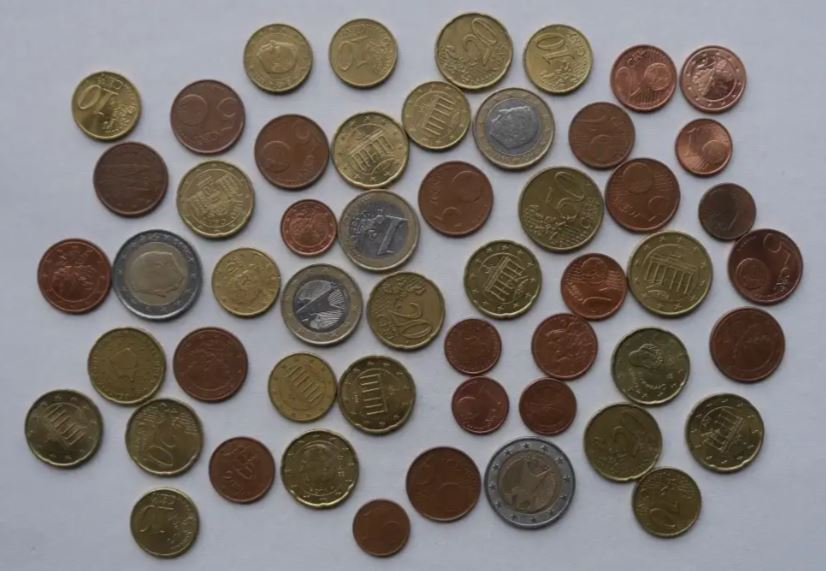
#> input picture coins_2.JPG, 826 x 571 px
$ python LR_8_task_7.py
#> lines starting #> are read from the running program, lines starting #| are printed output that depends on the picture; after the words box and inside, x2 and y2 are one past the last pixel; in counts of white or black regions, pixels touching at a corner belong together
import cv2
import numpy as np


def segment_coins(image_path):

#> called with image_path = 'coins_2.JPG'
    image = cv2.imread(image_path)
#> image is the input picture: shape (571, 826, 3); mean B, G, R 114.7, 118.8, 125.6
    original = image.copy()


    gray = cv2.cvtColor(image, cv2.COLOR_BGR2GRAY)


    ret, thresh = cv2.threshold(gray, 0, 255, cv2.THRESH_BINARY_INV + cv2.THRESH_OTSU)
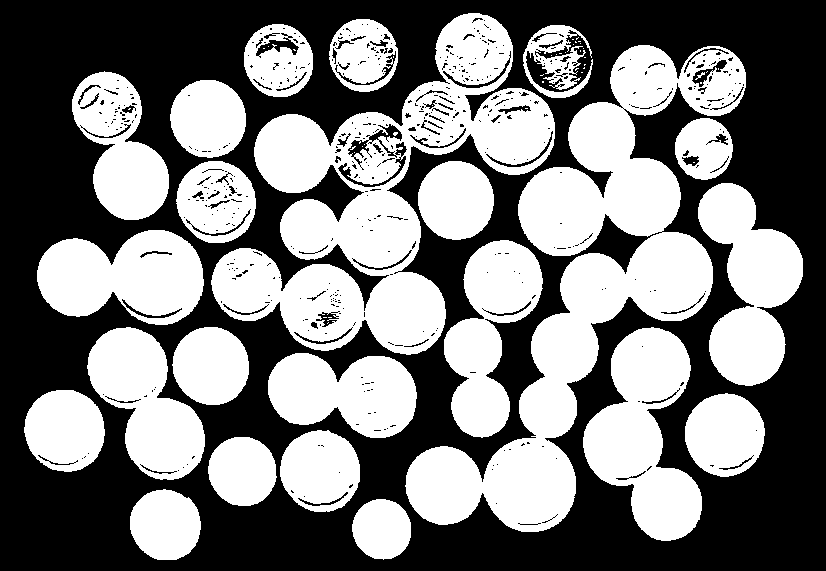
#> thresh: shape (571, 826); 47.9% white; 62 white regions (38 under 20 px), largest, box (x1, y1, x2, y2) and area: (405, 45, 746, 532) 49127, (211, 13, 555, 355) 44402, (583, 327, 702, 541) 14245
#> ret = 118


    kernel = np.ones((3, 3), np.uint8)
    opening = cv2.morphologyEx(thresh, cv2.MORPH_OPEN, kernel, iterations=2)
#> opening: shape (571, 826); 46.1% white; 54 white regions, largest, box (x1, y1, x2, y2) and area: (406, 45, 746, 532) 47943, (583, 328, 702, 541) 14120, (280, 171, 446, 355) 13370


    dist_transform = cv2.distanceTransform(opening, cv2.DIST_L2, 5)
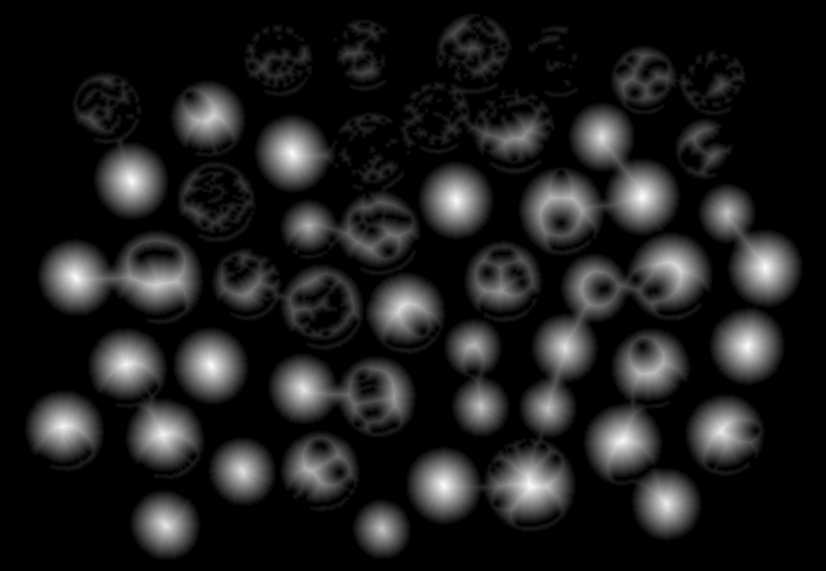
#> dist_transform: shape (571, 826) float32; min 0, max 37.95, mean 4.5; drawn with min black and max white
    ret, sure_fg = cv2.threshold(dist_transform, 0.7 * dist_transform.max(), 255, 0)
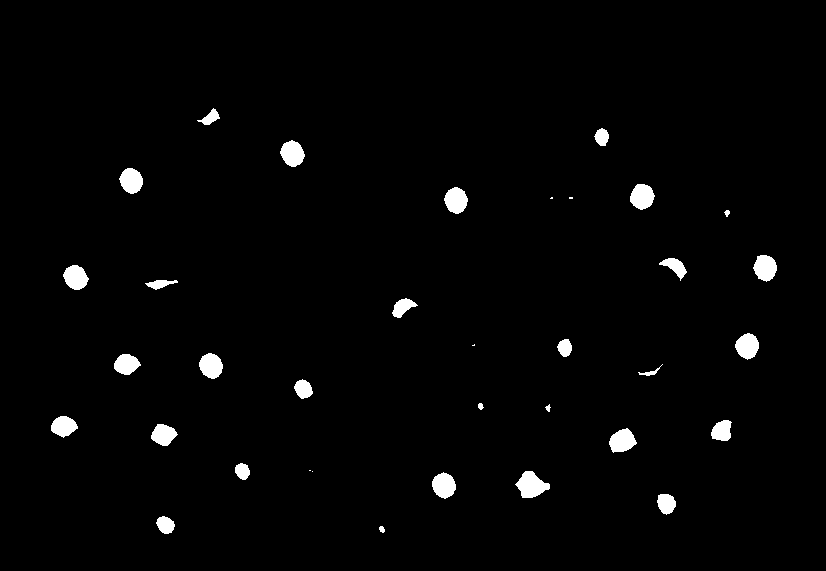
#> sure_fg: shape (571, 826) float32; 2% white; 35 white regions (5 under 20 px), largest, box (x1, y1, x2, y2) and area: (515, 471, 550, 498) 584, (630, 184, 655, 210) 480, (280, 140, 305, 167) 475
#> ret = 26.57


    sure_fg = np.uint8(sure_fg)
    sure_bg = cv2.dilate(opening, kernel, iterations=3)
#> sure_bg: shape (571, 826); 57.2% white; 30 black regions (10 under 20 px), largest, box (x1, y1, x2, y2) and area: (0, 0, 826, 571) 192294, (385, 137, 527, 324) 5433, (304, 166, 357, 212) 911
    unknown = cv2.subtract(sure_bg, sure_fg)


    ret, markers = cv2.connectedComponents(sure_fg)
#> markers: shape (571, 826) int32; 36 distinct labels, from 0 to 35
#> ret = 36
    markers = markers + 1
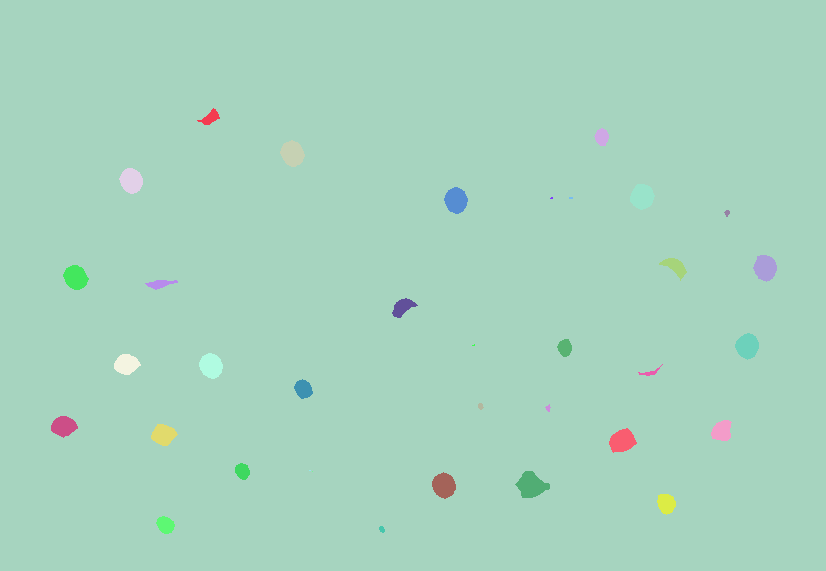
#> markers: shape (571, 826) int32; 36 distinct labels, from 1 to 36; one colour per label, 0 black
    markers[unknown == 255] = 0
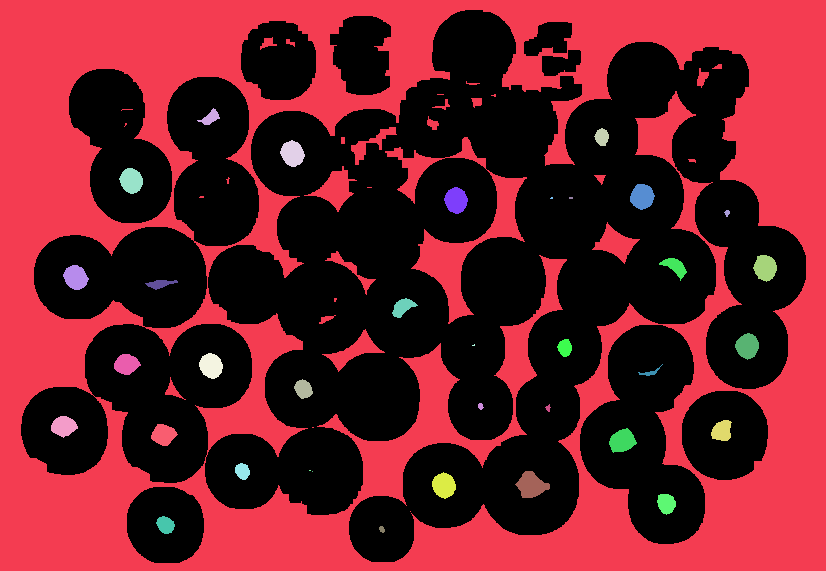
#> markers: shape (571, 826) int32; 37 distinct labels, from 0 to 36; one colour per label, 0 black
    markers = cv2.watershed(image, markers)
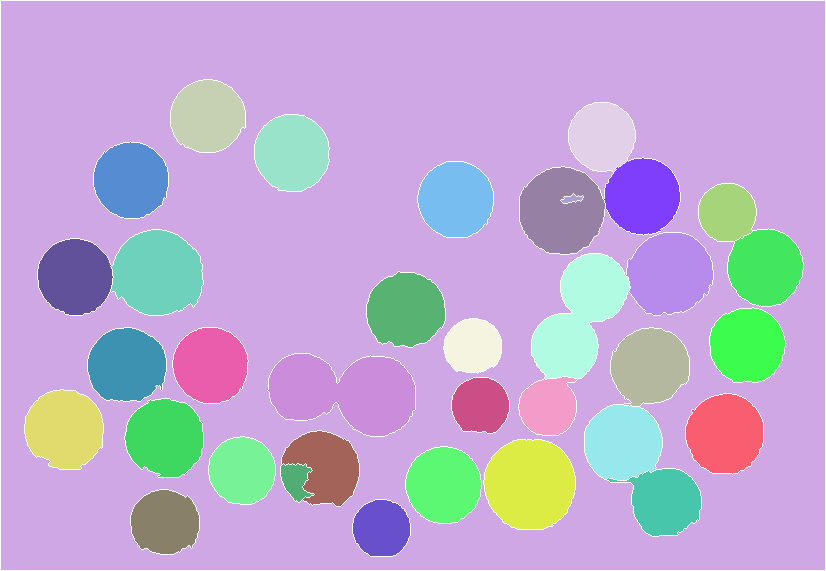
#> markers: shape (571, 826) int32; 37 distinct labels, from -1 to 36; one colour per label, 0 black, -1 white


    for coin_label in np.unique(markers):
        if coin_label == 0:
            continue

        mask = np.zeros(gray.shape, dtype=np.uint8)
        mask[markers == coin_label] = 255


        contours, _ = cv2.findContours(mask, cv2.RETR_EXTERNAL, cv2.CHAIN_APPROX_SIMPLE)


        color = (np.random.randint(0, 256), np.random.randint(0, 256), np.random.randint(0, 256))


        cv2.drawContours(original, contours, -1, color, 2)
#> this loop made 37 passes
#> color on passes 3 to 14: (195, 103, 9), (211, 21, 242), (36, 87, 70), (216, 88, 140), (58, 193, 230), (39, 87, 174), (88, 81, 165), (25, 77, 72), (9, 148, 115), (208, 243, 197), (254, 79, 175), (192, 82, 99)
#> (coin_label, contours, color) on pass 1: (-1, [[[0, 0], [0, 570], [825, 570], [825, 0]]], (172, 47, 117))
#> mask: shape (571, 826); 0.55% white; 1 white region, box (x1, y1, x2, y2) and area: (353, 500, 410, 556) 2582
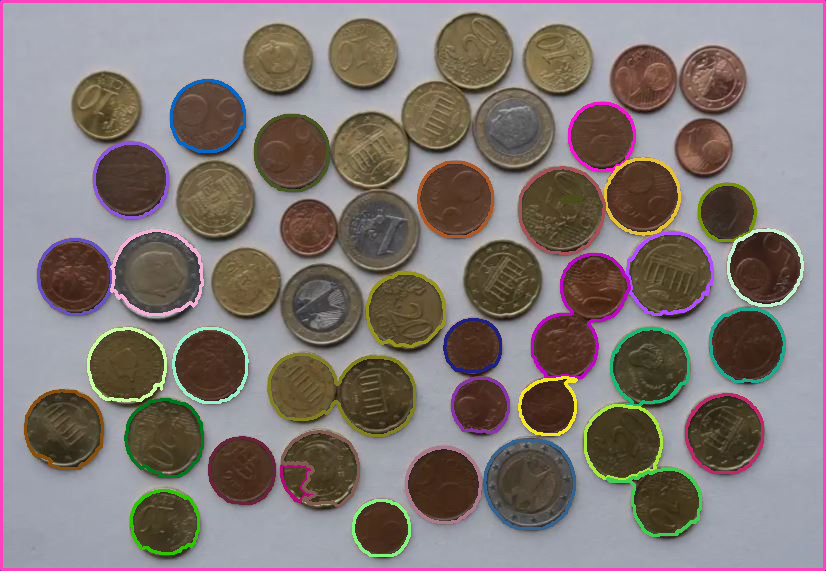
#> original: shape (571, 826, 3); mean B, G, R 117.6, 119.9, 129.9


    cv2.imshow('Segmented Coins', original)
    cv2.waitKey(0)
    cv2.destroyAllWindows()


segment_coins('coins_2.JPG')

$ run again, with BohdanDzyubanchuk.png saved as coins_2.JPG
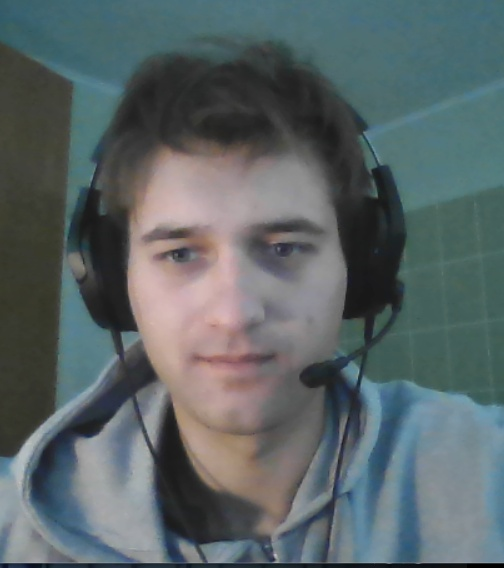
#> input picture BohdanDzyubanchuk.png, 504 x 568 px
#> in segment_coins, image is the input picture: shape (568, 504, 3); mean B, G, R 103, 101.3, 90.5
#> in segment_coins, `ret, thresh = cv2.threshold(gray, 0, 255, cv2.THRESH_BINARY_INV + cv2...`:
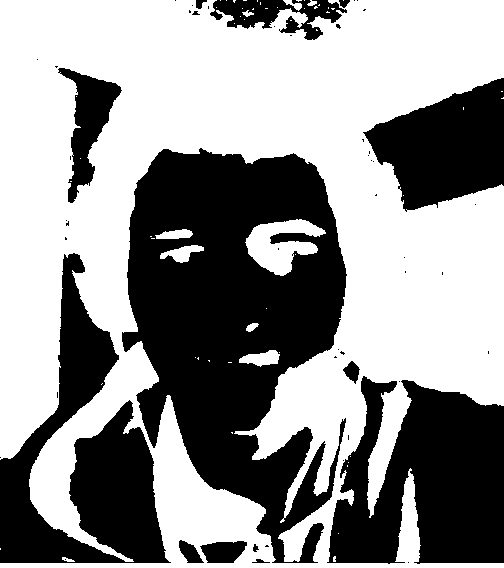
#> thresh: shape (568, 504); 57.9% white; 53 black regions (39 under 20 px), largest, box (x1, y1, x2, y2) and area: (122, 148, 347, 563) 55712, (327, 376, 504, 564) 23337, (0, 253, 171, 563) 21879
#> in segment_coins, `ret, thresh = cv2.threshold(gray, 0, 255, cv2.THRESH_BINARY_INV + cv2...`: ret = 103
#> opening: shape (568, 504); 57.4% white; 25 black regions (17 under 20 px), largest, box (x1, y1, x2, y2) and area: (0, 148, 347, 563) 78338, (327, 361, 504, 564) 23772, (362, 78, 504, 212) 11946
#> in segment_coins, `ret, sure_fg = cv2.threshold(dist_transform, 0.7 * dist_transform.max(..`: ret = 62.08
#> sure_bg: shape (568, 504); 64.9% white; 13 black regions (2 under 20 px), largest, box (x1, y1, x2, y2) and area: (0, 153, 343, 560) 64856, (333, 382, 504, 560) 20101, (368, 82, 504, 207) 10621
#> in segment_coins, `ret, markers = cv2.connectedComponents(sure_fg)`: ret = 8
#> the loop in segment_coins, `for coin_label in np.unique(markers):` made 9 passes
#> color on passes 2 to 9: (192, 67, 251), (195, 103, 9), (211, 21, 242), (36, 87, 70), (216, 88, 140), (58, 193, 230), (39, 87, 174), (88, 81, 165)
#> after the loop in segment_coins, `for coin_label in np.unique(markers):`:
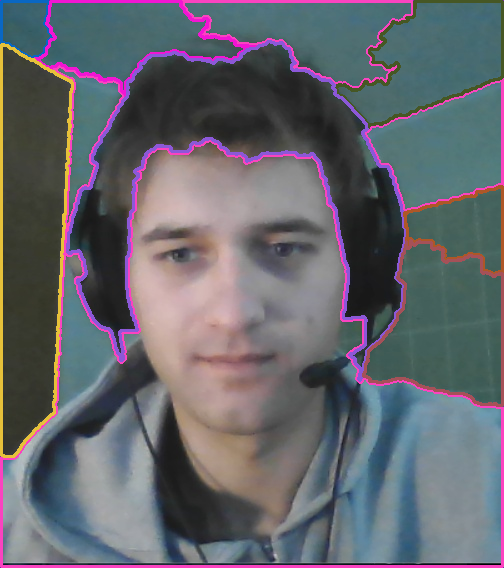
#> original: shape (568, 504, 3); mean B, G, R 108.1, 101.1, 100.3

$ run again, with BohdanDzyubanchuk_face.png saved as coins_2.JPG
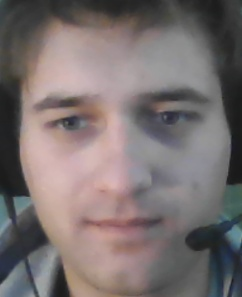
#> input picture BohdanDzyubanchuk_face.png, 242 x 297 px
#> in segment_coins, image is the input picture: shape (297, 242, 3); mean B, G, R 111.8, 112.3, 121.6
#> in segment_coins, `ret, thresh = cv2.threshold(gray, 0, 255, cv2.THRESH_BINARY_INV + cv2...`:
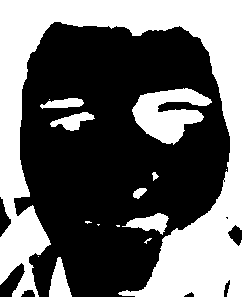
#> thresh: shape (297, 242); 40.9% white; 15 white regions (7 under 20 px), largest, box (x1, y1, x2, y2) and area: (0, 0, 242, 297) 24854, (132, 88, 212, 145) 2562, (49, 257, 72, 297) 546
#> in segment_coins, `ret, thresh = cv2.threshold(gray, 0, 255, cv2.THRESH_BINARY_INV + cv2...`: ret = 107
#> opening: shape (297, 242); 40.5% white; 9 white regions, largest, box (x1, y1, x2, y2) and area: (0, 0, 242, 297) 24707, (133, 89, 210, 144) 2541, (49, 259, 71, 297) 537
#> in segment_coins, `ret, sure_fg = cv2.threshold(dist_transform, 0.7 * dist_transform.max(..`: ret = 39.34
#> sure_bg: shape (297, 242); 49.3% white; 5 white regions, box (x1, y1, x2, y2) and area: (0, 0, 242, 297) 29263, (130, 86, 213, 147) 3659, (43, 95, 96, 133) 1417, (46, 256, 74, 297) 849, (131, 185, 148, 201) 246
#> in segment_coins, `ret, markers = cv2.connectedComponents(sure_fg)`: ret = 3
#> the loop in segment_coins, `for coin_label in np.unique(markers):` made 4 passes
#> color on passes 2 to 4: (192, 67, 251), (195, 103, 9), (211, 21, 242)
#> after the loop in segment_coins, `for coin_label in np.unique(markers):`:
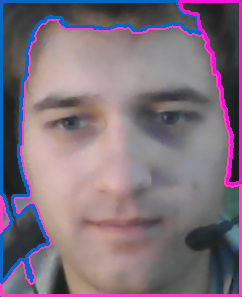
#> original: shape (297, 242, 3); mean B, G, R 124, 111.6, 127.7
